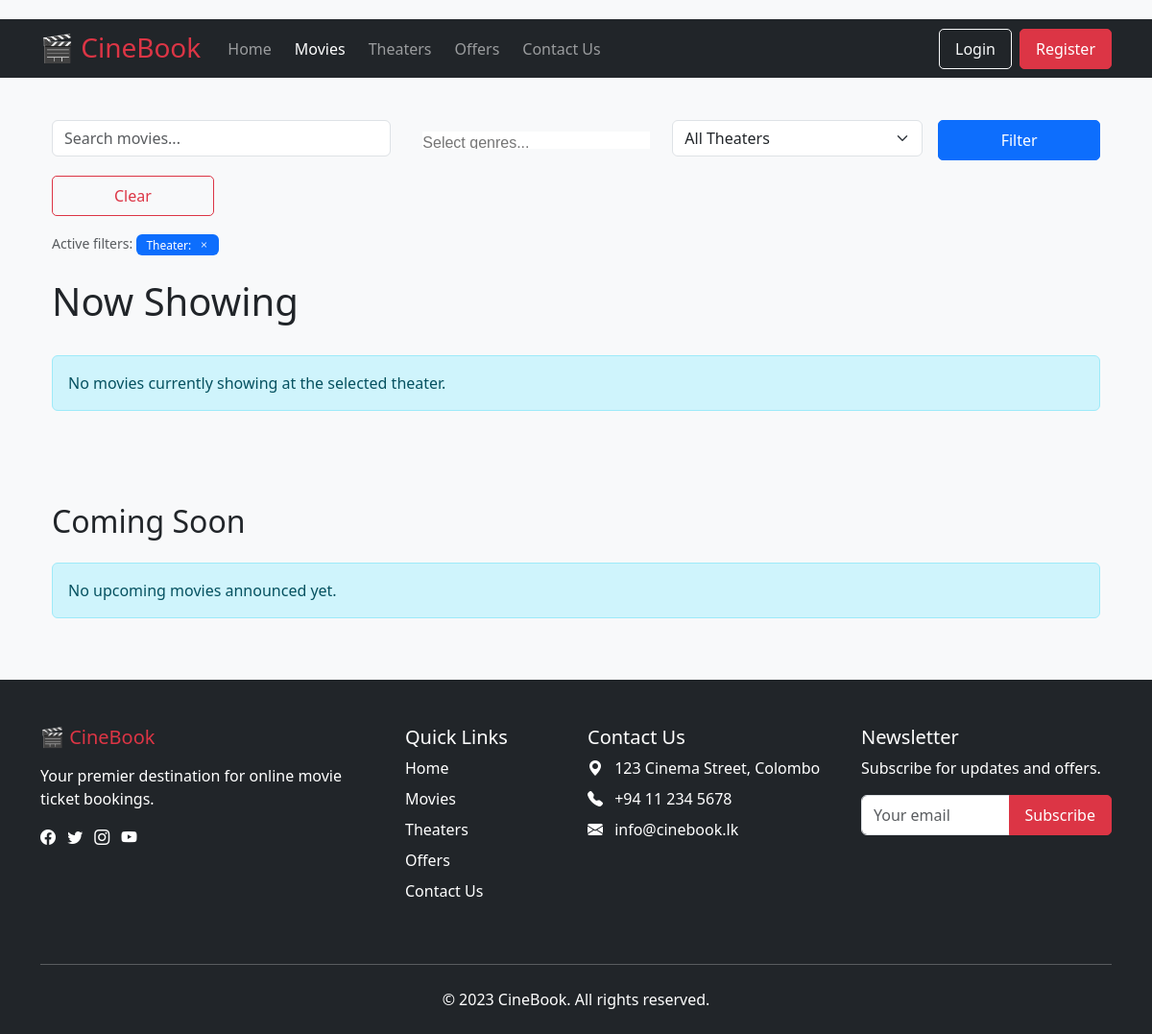
The app's page /movies/?theater=21, older data.
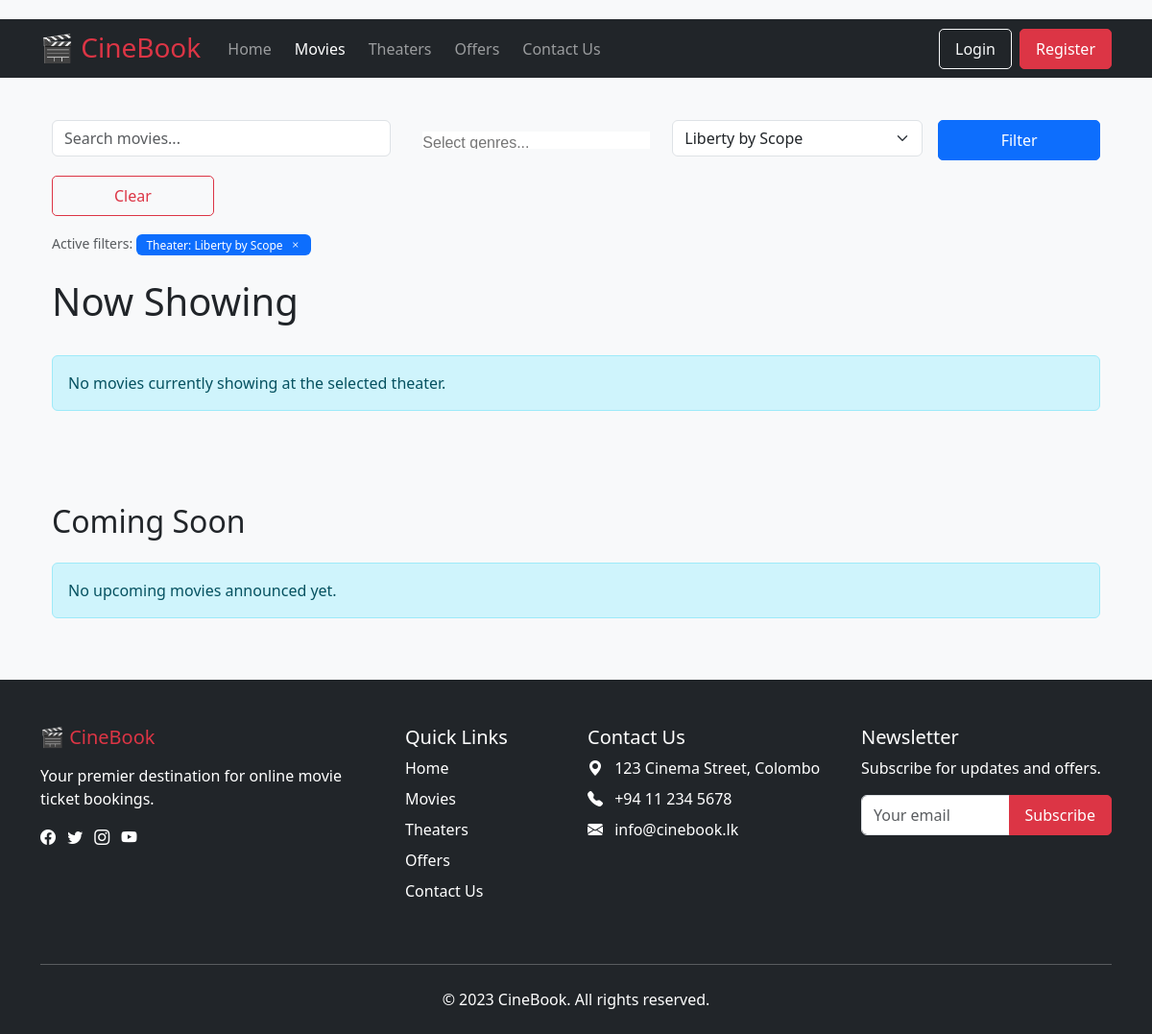
The same page, newer data.
### movies/models.py (models this page shows, shortened)
class Theater(models.Model):
    name = models.CharField(max_length=100)
    location = models.CharField(max_length=200)
    contact = models.CharField(max_length=15)
    image = models.ImageField(upload_to='theaters/')

### movies/views.py (the view)
# urls.py: path('', views.movies_view, name='movies'),
def movies_view(request):
    current_date = timezone.now().date()
    movies = Movie.objects.all()
    if request.GET.get('q'):
        movies = movies.filter(title__icontains=request.GET['q'])
    selected_genres = request.GET.getlist('genres')
    if selected_genres:
        for genre in selected_genres:
            movies = movies.filter(genres__name=genre)
        movies = movies.distinct()
    if request.GET.get('theater'):
        movies = movies.filter(showtime__theater_id=request.GET['theater']).distinct()
    now_showing = movies.filter(release_date__lte=current_date)
    coming_soon = movies.filter(release_date__gt=current_date)
    context = {
        'now_showing': now_showing,
        'coming_soon': coming_soon,
        'theaters': Theater.objects.all(),
        'GENRE_CHOICES': Movie.GENRE_CHOICES,
        'selected_genres': request.GET.getlist('genres'),
        'selected_theater': request.GET.get('theater'),
        'search_query': request.GET.get('q', '')
    }
    return render(request, 'movies/movies.html', context)

### movies/templates/movies/movies.html (shortened to what this page needs)
{% extends 'booking_system/base.html' %}
{% load static %}
{% load movie_extras %}
{% block content %}
<div class="container my-5">
    <section class="mb-4">
        <form method="get" action="{% url 'movies:movies' %}" class="row g-3">
            <div class="col-md-4">
                <input type="text" class="form-control" name="q" placeholder="Search movies..."
                       value="{{ search_query }}">
            </div>
            <div class="col-md-3">
            </div>
            <div class="col-md-3">
                <select class="form-select" name="theater">
                    <option value="">All Theaters</option>
                    {% for theater in theaters %}
                        <option value="{{ theater.id }}" {% if selected_theater == theater.id|stringformat:"s" %}selected{% endif %}>
                            {{ theater.name }}
                        </option>
                    {% endfor %}
                </select>
            </div>
            <div class="col-md-2">
                <button type="submit" class="btn btn-primary w-100">Filter</button>
            </div>
            <div class="col-md-2">
                <a href="{% url 'movies:movies' %}" class="btn btn-outline-danger w-100" onclick="resetFilters()">Clear</a>
            </div>
        </form>
        {% if search_query or selected_genres or selected_theater %}
        <div class="mt-3">
            <small class="text-muted">Active filters:</small>
            {% if selected_theater %}
            <span class="badge bg-primary me-1">
                Theater: {% for theater in theaters %}{% if theater.id == selected_theater|add:0 %}{{ theater.name }}{% endif %}{% endfor %}
                <a href="?{% if search_query %}q={{ search_query }}&{% endif %}{% if selected_genres %}{% for genre in selected_genres %}genres={{ genre }}&{% endfor %}{% endif %}" class="text-white ms-1">
                    <i class="bi bi-x"></i>
                </a>
            </span>
            {% endif %}
        </div>
    {% endif %}
    </section>
    <section id="now-showing" class="mb-5">
        <div class="d-flex justify-content-between align-items-center mb-4">
            <h1>Now Showing</h1>
        </div>
        {% if not now_showing %}
        <div class="alert alert-info">
            No movies currently showing at the selected theater.
        </div>
        {% endif %}
    </section>
    <section id="coming-soon" class="mt-5 pt-5">
        <h2 class="mb-4">Coming Soon</h2>
        {% if not coming_soon %}
        <div class="alert alert-info">
            No upcoming movies announced yet.
        </div>
        {% endif %}
    </section>
</div>
{% endblock %}
{% block extra_js %}
<link href="https://cdn.jsdelivr.net/npm/select2@4.1.0-rc.0/dist/css/select2.min.css" rel="stylesheet" />
<link href="https://cdn.jsdelivr.net/npm/select2-bootstrap-5-theme@1.3.0/dist/select2-bootstrap-5-theme.min.css" rel="stylesheet" />
{% endblock %}

Row changes from the older to the newer data that the page shows:
added Theater: name "Liberty by Scope"
Text that changed along with them:
form field theater: "All Theaters" → "Liberty by Scope"
